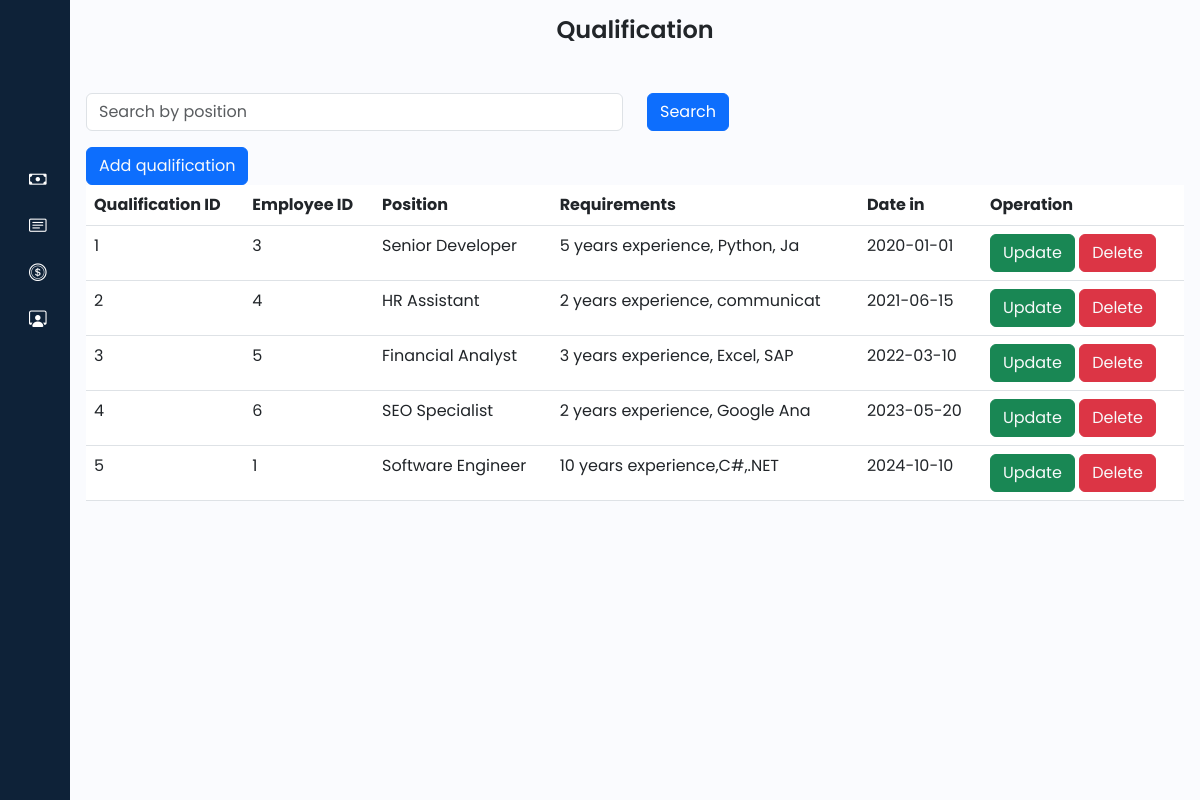
/admin/qualification.php, run on the app's committed database.
### tables this page shows
CREATE TABLE `qualification` (
  `qual_ID` int(11) NOT NULL,
  `emp_ID` int(11) DEFAULT NULL,
  `position` varchar(30) DEFAULT NULL,
  `requirements` varchar(30) DEFAULT NULL,
  `date_in` date DEFAULT NULL
);

### admin/qualification.php (the view, shortened to what this page needs)
<?php
@include '../connection/connect.php';
$select = "SELECT * FROM qualification";
$result = mysqli_query($con, $select);
?>
<!DOCTYPE html>
<html lang="en">
<head>
    <link href="https://cdn.lineicons.com/4.0/lineicons.css" rel="stylesheet" />
    <link href="https://cdn.jsdelivr.net/npm/bootstrap@5.3.0-alpha3/dist/css/bootstrap.min.css" rel="stylesheet"
>
    <link rel="stylesheet" href="https://cdn.jsdelivr.net/npm/bootstrap-icons@1.11.3/font/bootstrap-icons.min.css">
    <link rel="stylesheet" href="style/style.css">
</head>
<body>
    <div class="wrapper">
        <?php include 'sidebar.php'; ?>
        <div class="main p-3">
            <div class="text-center mb-5">
                <h1>
                    Qualification
                </h1>
            </div>
            <form method="post">
                <div class="row mb-3">
                    <div class="col-sm">
                        <input type="text" name="search_keyword" class="form-control" placeholder="Search by position" value="<?php echo isset($search_keyword) ? $search_keyword : ''; ?>">
                    </div>
                    <div class="col-sm">
                        <button type="submit" name="search" class="btn btn-primary">Search</button>
                    </div>
                </div>
            </form>
            <button class="btn btn-primary">
                <a href="operation/qualification/create.php" class="text-light">Add qualification</a>
            </button>
            <table class="table table-inverse">
            <thead>
                <tr>
                    <th>Qualification ID</th>
                    <th>Employee ID</th>
                    <th>Position</th>
                    <th>Requirements</th>
                    <th>Date in</th>
                    <th>Operation</th>
                </tr>
            </thead>
            <tbody>
                <?php
                if ($result) {
                    while ($row = mysqli_fetch_assoc($result)) {
                        $qual_ID = $row['qual_ID'];
                        $emp_ID = $row['emp_ID'];
                        $position = $row['position'];
                        $requirements = $row['requirements'];
                        $date_in = $row['date_in'];
                        echo '<tr>
                            <td>'.$qual_ID.' </td>
                            <td>'.$emp_ID.' </td>
                            <td>'.$position.' </td>
                            <td>'.$requirements.' </td>
                            <td>'.$date_in.' </td>
                            <td>
                                <button class="btn btn-success"><a href="operation/qualification/update.php?updatequal_ID='.$qual_ID.'" class="text-light">Update</a></button>
                                <button class="btn btn-danger"><a href="operation/qualification/delete.php?deletequal_ID='.$qual_ID.'" class="text-light">Delete</a></button>
                            </td>
                        </tr>';
                    }
                }
                ?>
            </tbody>
            </table>
        </div>
    </div>
</body>
</html>

### admin/style/style.css (style rules this page uses)
a { text-decoration: none; }
h1 { font-weight: 600; font-size: 1.5rem; }
body { font-family: 'Poppins', sans-serif; }
.wrapper { display: flex; }
.main { min-height: 100vh; width: 100%; overflow: hidden; transition: all 0.35s ease-in-out; background-color: #fafbfe; }

### data on the page
qualification: qual_ID "1", emp_ID "3", position "Senior Developer", requirements "5 years experience, Python, Ja", date_in "2020-01-01"
qualification: qual_ID "2", emp_ID "4", position "HR Assistant", requirements "2 years experience, communicat", date_in "2021-06-15"
qualification: qual_ID "3", emp_ID "5", position "Financial Analyst", requirements "3 years experience, Excel, SAP", date_in "2022-03-10"
qualification: qual_ID "4", emp_ID "6", position "SEO Specialist", requirements "2 years experience, Google Ana", date_in "2023-05-20"
qualification: qual_ID "5", emp_ID "1", position "Software Engineer", requirements "10 years experience,C#,.NET", date_in "2024-10-10"
